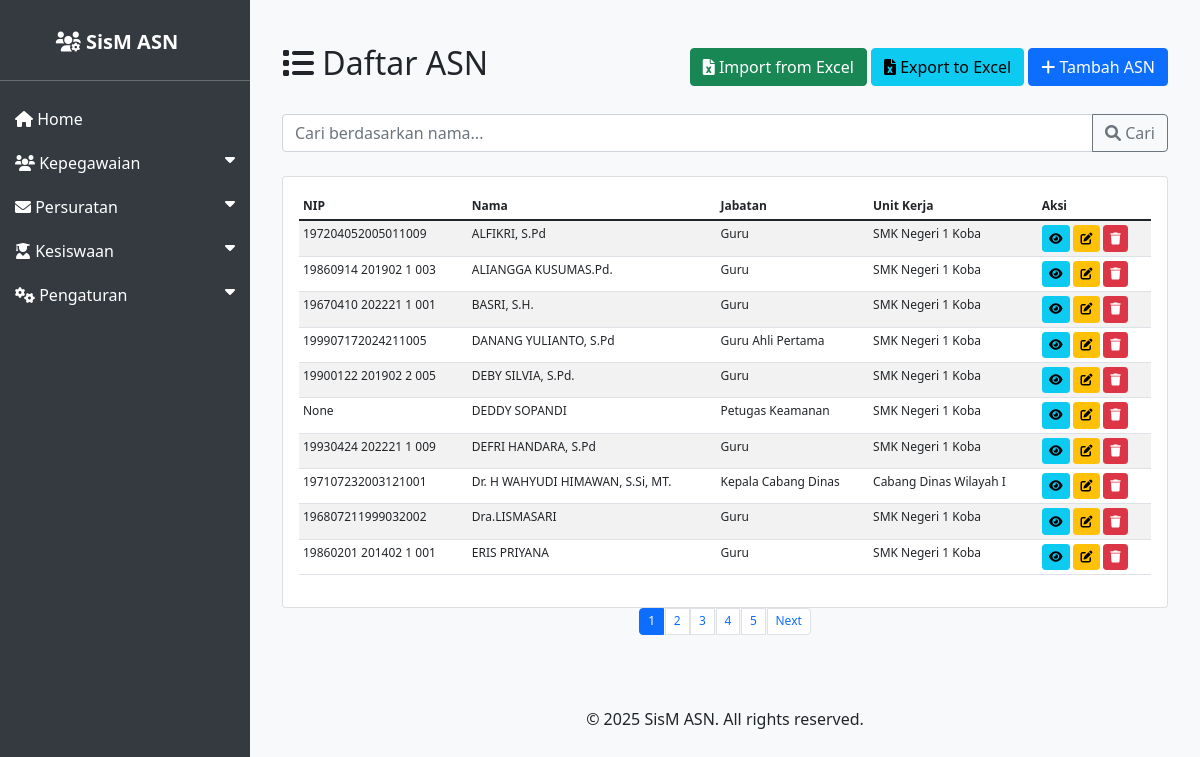
The page /asn/ on the database its author committed.
### asn_app/models.py (models this page shows, shortened)
class ASN(models.Model):
    JENIS_KELAMIN_CHOICES = [
        ('L', 'Laki-laki'),
        ('P', 'Perempuan'),
    ]
    AGAMA_CHOICES = [
        ('ISLAM', 'Islam'),
        ('KRISTEN', 'Kristen'),
        ('KATOLIK', 'Katolik'),
        ('HINDU', 'Hindu'),
        ('BUDDHA', 'Buddha'),
        ('KONGHUCU', 'Konghucu'),
    ]
    nip = models.CharField(max_length=18, unique=True, null=True, blank=True)
    nama = models.CharField(max_length=100)
    tempat_lahir = models.CharField(max_length=50)
    tanggal_lahir = models.DateField()
    jenis_kelamin = models.CharField(max_length=1, choices=JENIS_KELAMIN_CHOICES)
    agama = models.CharField(max_length=10, choices=AGAMA_CHOICES)
    alamat = models.TextField()
    email = models.EmailField()
    telepon = models.CharField(max_length=15)
    jabatan = models.CharField(max_length=100)
    pangkat = models.CharField(max_length=50)
    golongan = models.CharField(max_length=5)
    nama_istri_suami = models.CharField(max_length=100, blank=True, null=True, verbose_name='Nama Istri/Suami')
    unit_kerja = models.CharField(max_length=100)
    foto = models.ImageField(upload_to='asn_fotos/', blank=True, null=True)
    created_at = models.DateTimeField(auto_now_add=True)
    updated_at = models.DateTimeField(auto_now=True)

### asn_app/views.py (the view)
# urls.py: path('', views.asn_list, name='asn_list'),
def asn_list(request):
    query = request.GET.get('q')
    if query:
        asn_queryset = ASN.objects.filter(nama__icontains=query).order_by('nama')
    else:
        asn_queryset = ASN.objects.all().order_by('nama')
    paginator = Paginator(asn_queryset, 10)  # 10 items per page
    page_number = request.GET.get('page')
    page_obj = paginator.get_page(page_number)
    return render(request, 'asn_app/asn_list.html', {'page_obj': page_obj, 'query': query})

### asn_app/templates/asn_app/asn_list.html (shortened to what this page needs)
{% extends 'asn_app/base.html' %}
{% block content %}
<div class="container mt-4">
    <div class="d-flex justify-content-between align-items-center mb-4">
        <h2><i class="fas fa-list"></i> Daftar ASN</h2>
        <div>
            <a href="{% url 'import_asn_excel' %}" class="btn btn-success">
                <i class="fas fa-file-excel"></i> Import from Excel
            </a>
            <a href="{% url 'export_asn_excel' %}" class="btn btn-info">
                <i class="fas fa-file-excel"></i> Export to Excel
            </a>
            <a href="{% url 'asn_create' %}" class="btn btn-primary">
                <i class="fas fa-plus"></i> Tambah ASN
            </a>
        </div>
    </div>
    <div class="mb-4">
        <form method="get" action="{% url 'asn_list' %}">
            <div class="input-group">
                <input type="text" name="q" class="form-control" placeholder="Cari berdasarkan nama..." value="{{ query|default:'' }}">
                <button class="btn btn-outline-secondary" type="submit">
                    <i class="fas fa-search"></i> Cari
                </button>
            </div>
        </form>
    </div>
    <div class="card">
        <div class="card-body">
            <div class="table-responsive">
                <table class="table table-striped asn-table">
                    <thead>
                        <tr>
                            <th>NIP</th>
                            <th>Nama</th>
                            <th>Jabatan</th>
                            <th>Unit Kerja</th>
                            <th>Aksi</th>
                        </tr>
                    </thead>
                    <tbody>
                        {% for asn in page_obj %}
                        <tr>
                            <td>{{ asn.nip }}</td>
                            <td>{{ asn.nama }}</td>
                            <td>{{ asn.jabatan }}</td>
                            <td>{{ asn.unit_kerja }}</td>
                            <td>
                                <a href="{% url 'asn_detail' asn.pk %}" class="btn btn-sm btn-info">
                                    <i class="fas fa-eye"></i>
                                </a>
                                <a href="{% url 'asn_update' asn.pk %}" class="btn btn-sm btn-warning">
                                    <i class="fas fa-edit"></i>
                                </a>
                                <a href="{% url 'asn_delete' asn.pk %}" class="btn btn-sm btn-danger">
                                    <i class="fas fa-trash"></i>
                                </a>
                            </td>
                        </tr>
                        {% endfor %}
                    </tbody>
                </table>
            </div>
        </div>
    </div>
    {% if page_obj.has_other_pages %}
    <nav aria-label="Page navigation">
        <ul class="pagination justify-content-center">
            {% for num in page_obj.paginator.page_range %}
                <li class="page-item {% if page_obj.number == num %}active{% endif %}">
                    <a class="page-link" href="?page={{ num }}{% if query %}&q={{ query }}{% endif %}">{{ num }}</a>
                </li>
            {% endfor %}
            {% if page_obj.has_next %}
                <li class="page-item">
                    <a class="page-link" href="?page={{ page_obj.next_page_number }}{% if query %}&q={{ query }}{% endif %}">Next</a>
                </li>
            {% endif %}
        </ul>
    </nav>
    {% endif %}
</div>
{% endblock %}

### asn_app/templates/asn_app/base.html (style rules this page uses)
body { display: flex; min-height: 100vh; flex-direction: column; background-color: #f8f9fa; }

### asn_app/templates/asn_app/asn_list.html (style rules this page uses)
.asn-table { font-size: 12px !important; }
.asn-table th, .asn-table td { font-size: 12px !important; padding: 0.25rem !important; }
.btn.btn-sm { font-size: 12px !important; padding: 0.2rem 0.4rem !important; }
.pagination .page-link { font-size: 12px !important; padding: 0.2rem 0.5rem !important; }
.pagination .page-item { margin: 0 0.05rem; }

### rows shown on the page
ASN: nip "197204052005011009", nama "ALFIKRI, S.Pd", jabatan "Guru", unit_kerja "SMK Negeri 1 Koba"
ASN: nip "19860914 201902 1 003", nama "ALIANGGA KUSUMAS.Pd.", jabatan "Guru", unit_kerja "SMK Negeri 1 Koba"
ASN: nip "19670410 202221 1 001", nama "BASRI, S.H.", jabatan "Guru", unit_kerja "SMK Negeri 1 Koba"
ASN: nip "199907172024211005", nama "DANANG YULIANTO, S.Pd", jabatan "Guru Ahli Pertama", unit_kerja "SMK Negeri 1 Koba"
ASN: nip "19900122 201902 2 005", nama "DEBY SILVIA, S.Pd.", jabatan "Guru", unit_kerja "SMK Negeri 1 Koba"
ASN: nip "None", nama "DEDDY SOPANDI", jabatan "Petugas Keamanan", unit_kerja "SMK Negeri 1 Koba"
ASN: nip "19930424 202221 1 009", nama "DEFRI HANDARA, S.Pd", jabatan "Guru", unit_kerja "SMK Negeri 1 Koba"
ASN: nip "197107232003121001", nama "Dr. H WAHYUDI HIMAWAN, S.Si, MT.", jabatan "Kepala Cabang Dinas", unit_kerja "Cabang Dinas Wilayah I"
ASN: nip "196807211999032002", nama "Dra.LISMASARI", jabatan "Guru", unit_kerja "SMK Negeri 1 Koba"
ASN: nip "19860201 201402 1 001", nama "ERIS PRIYANA", jabatan "Guru", unit_kerja "SMK Negeri 1 Koba"

### other values the page prints
{{ num }} "1" "2" "3" "4" "5"
